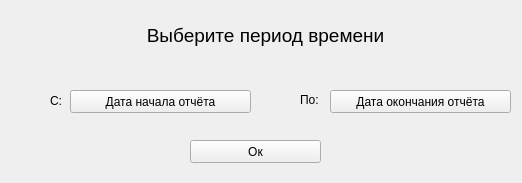
<?xml version="1.0" encoding="UTF-8"?>
<ui version="4.0">
 <class>Report_Form</class>
 <widget class="QWidget" name="Report_Form">
  <property name="geometry">
   <rect>
    <x>0</x>
    <y>0</y>
    <width>522</width>
    <height>183</height>
   </rect>
  </property>
  <property name="windowTitle">
   <string>Создать график</string>
  </property>
  <property name="styleSheet">
   <string notr="true">QLabel {background-color: none}</string>
  </property>
  <widget class="QLabel" name="label_Title">
   <property name="geometry">
    <rect>
     <x>60</x>
     <y>20</y>
     <width>411</width>
     <height>31</height>
    </rect>
   </property>
   <property name="font">
    <font>
     <pointsize>14</pointsize>
    </font>
   </property>
   <property name="layoutDirection">
    <enum>Qt::RightToLeft</enum>
   </property>
   <property name="text">
    <string>Выберите период времени</string>
   </property>
   <property name="alignment">
    <set>Qt::AlignCenter</set>
   </property>
  </widget>
  <widget class="QLabel" name="label_From">
   <property name="geometry">
    <rect>
     <x>50</x>
     <y>85</y>
     <width>21</width>
     <height>31</height>
    </rect>
   </property>
   <property name="text">
    <string>С:</string>
   </property>
  </widget>
  <widget class="QLabel" name="label_To">
   <property name="geometry">
    <rect>
     <x>300</x>
     <y>80</y>
     <width>21</width>
     <height>39</height>
    </rect>
   </property>
   <property name="text">
    <string>По:</string>
   </property>
  </widget>
  <widget class="QPushButton" name="reportButton_graph">
   <property name="geometry">
    <rect>
     <x>190</x>
     <y>140</y>
     <width>131</width>
     <height>23</height>
    </rect>
   </property>
   <property name="text">
    <string>Ок</string>
   </property>
  </widget>
  <widget class="QPushButton" name="fromDateButton">
   <property name="geometry">
    <rect>
     <x>70</x>
     <y>90</y>
     <width>181</width>
     <height>23</height>
    </rect>
   </property>
   <property name="text">
    <string>Дата начала отчёта</string>
   </property>
  </widget>
  <widget class="QPushButton" name="toDateButton">
   <property name="geometry">
    <rect>
     <x>330</x>
     <y>90</y>
     <width>181</width>
     <height>23</height>
    </rect>
   </property>
   <property name="text">
    <string>Дата окончания отчёта</string>
   </property>
  </widget>
 </widget>
 <resources/>
 <connections/>
</ui>
